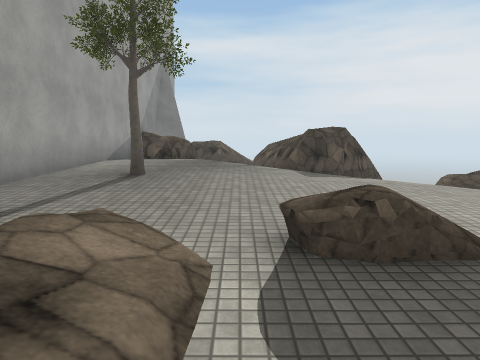
view 1 (above)

23 first-person views from a walk through a Unity game level. The camera is 1.5 m above the floor, tilts 6° down and sees 70° across. The floor is counted in squares, 2 m on a side. Each view is taken from the middle of a square. On the plan, view 1 faces up. The plan holds only what a view shows up to about 11 squares ahead; the rest is blank. The place goes on beyond the plan. The player is left out. Some animated figures are not drawn. Some surface patterns are stand-ins.

view 2
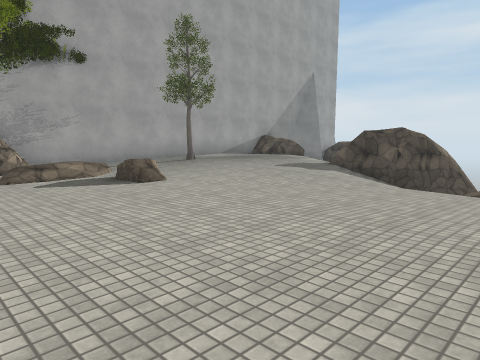

view 3
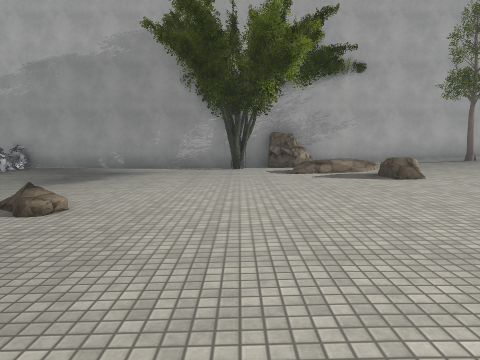

view 4
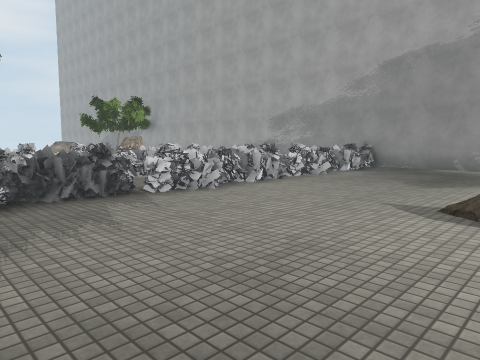

view 5
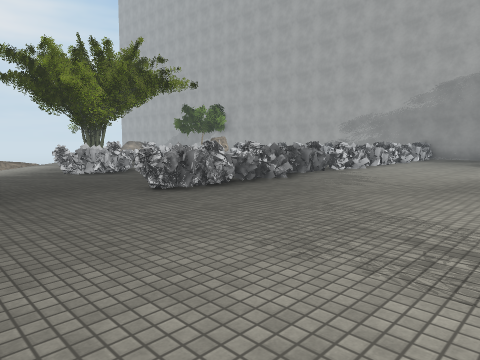

view 6
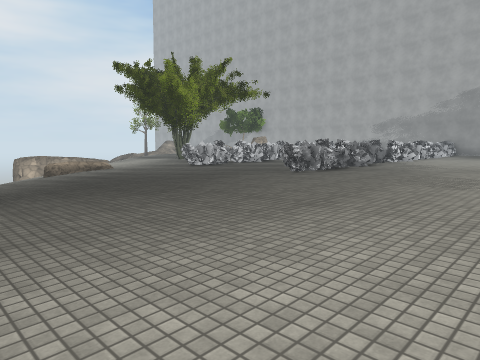

view 7
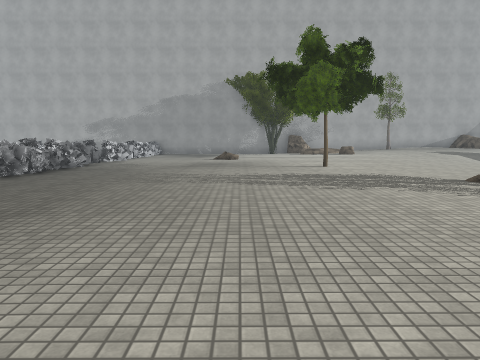

view 8
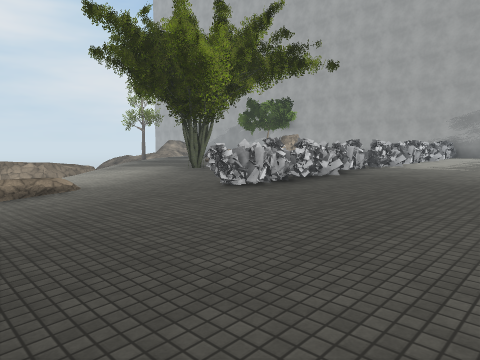

view 9
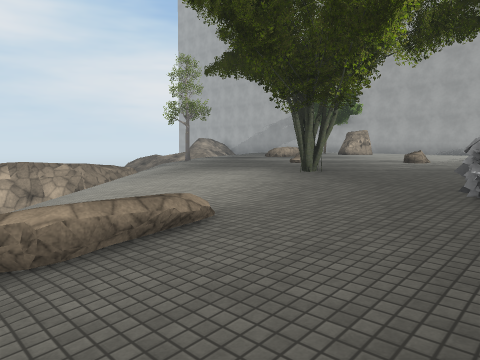

view 10
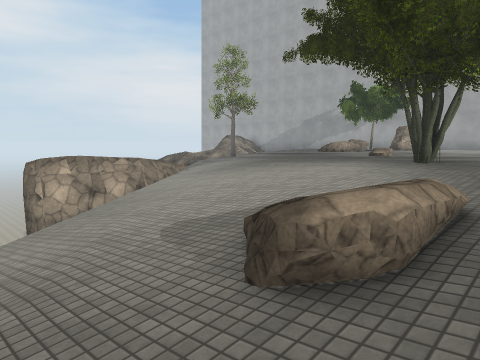

view 11
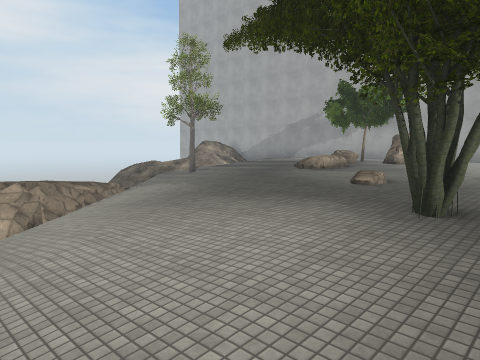

view 12
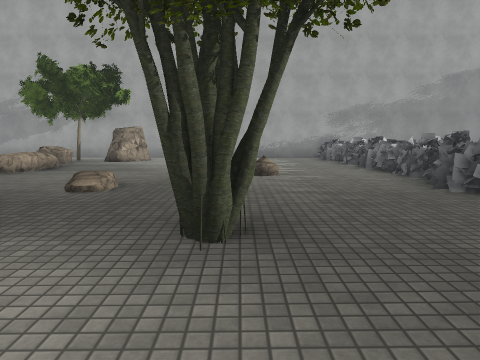

view 13
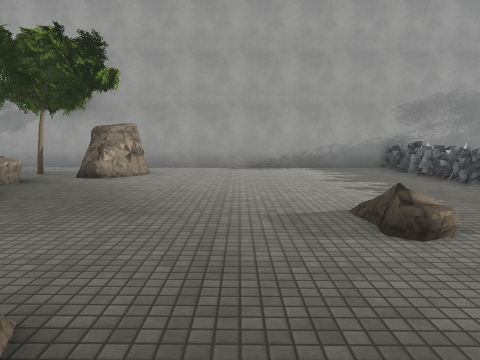

view 14
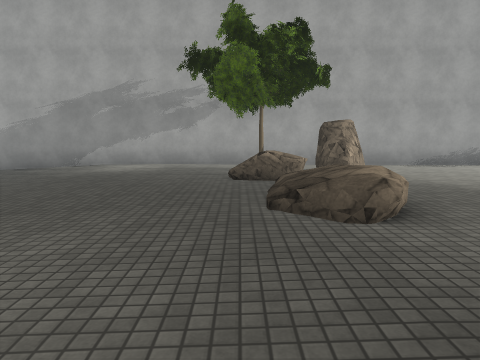

view 15
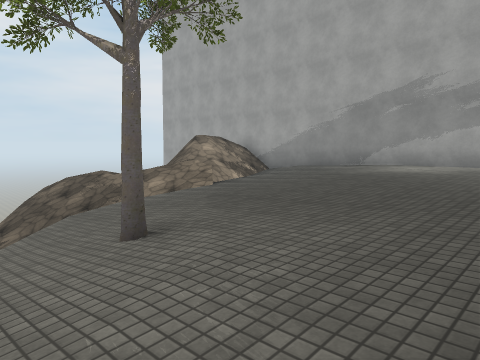

view 16
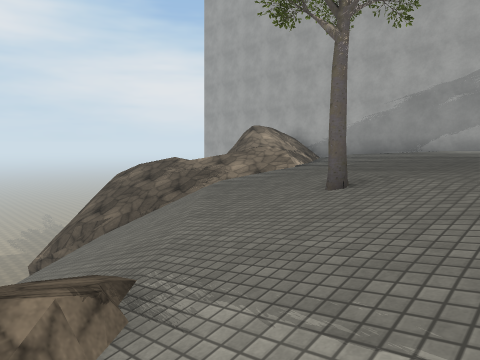

view 17
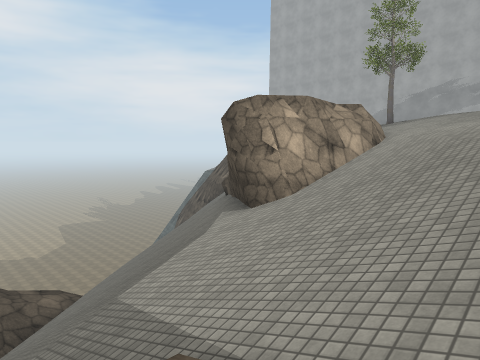

view 18
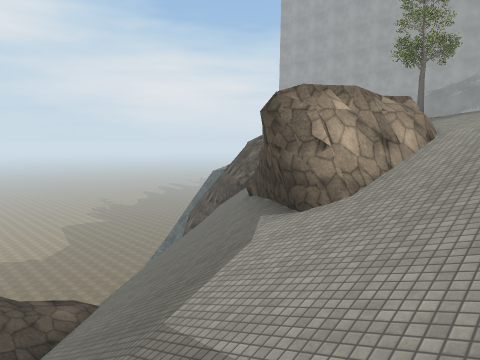

view 19
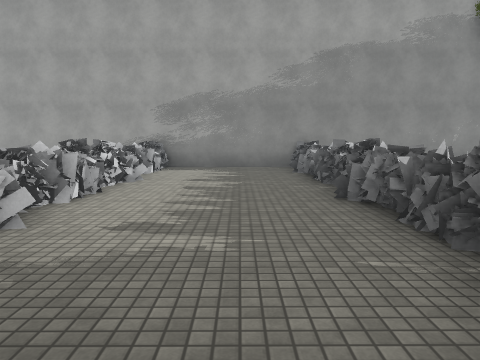

view 20
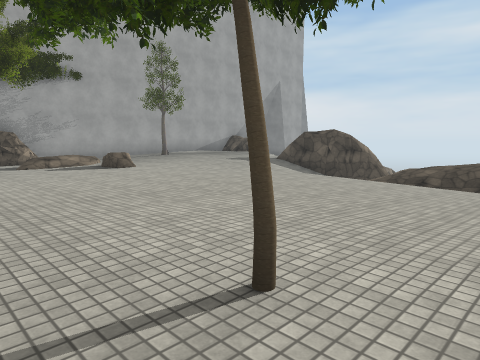

view 21
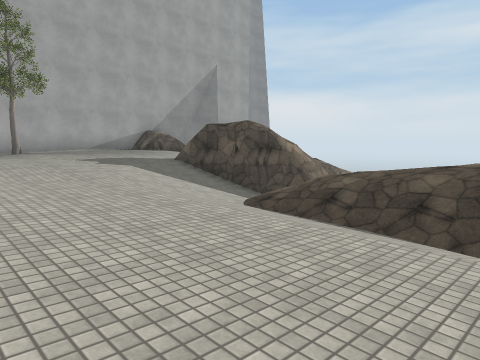

view 22
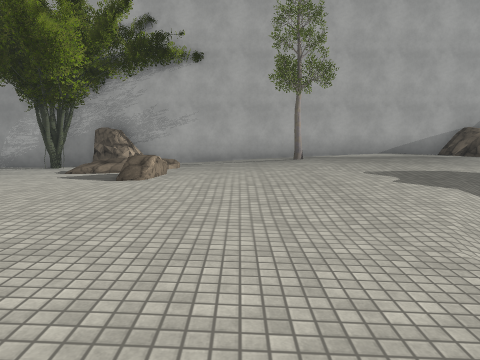

view 23
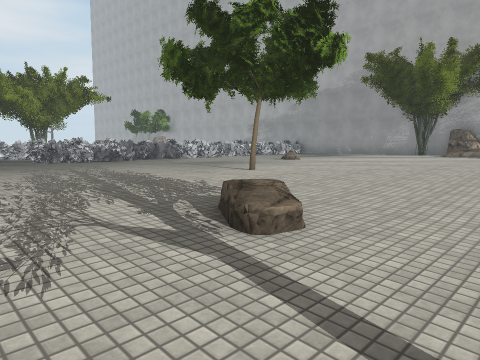

### Floor plan
Key: @ floor where view 1 was taken; # wall or solid block; . main floor; : floor 0.5 m higher than the main floor; - floor 0.5 m lower than the main floor; + floor 0.75 m higher than the main floor; _ floor 0.75 m lower than the main floor; / step, stairs or slope; = window, fence, low wall or low ledge; T tree; O other object.
Columns run from 4 left of view 1 to 18 right of it. Each row starts with its distance up from view 1.
 10  #// ###/ ///:
  9  #++//////////
  8  #++//////////
  7  #+++/////////
  6  #+++::////////
  5  #T::::/...---_
  4  #::::./....-------
  3  #...........------
  2  # /.O........--O--
  1  #  ..............-
  0  O..@..............
 -1  #...........#......-
 -2  #..................--
 -3  #..................---
 -4  #..................---
 -5  #.................----
 -6  #.................----
 -7  #................----
 -8 OOOOOOOOOOOOOOOO.-----
 -9  #.........O....-----_
-10  #.............-----_/
-11  #............------//
-12 O#OOOOOOOO.OOOO----_/
-13 O#.OO..OOOOOO-OO--__/
-14  #...........----__//
-15  #...........---_//O/
-16  #...........#--_////
-17  #...........--//////
-18  #...........--/////
-19  ..O........--//////
-20  #.OO.......-//////////
-21  #...O/ O...///////////
-22  #.#./.....///////////
-23  #........-////=#/////
-24  #......--//////##////
-25  #.....--T////   #////
-26  #...---/////   #/////
-27  #.//////////  ///////
-28  #///////////  #//////
-29  # ////// ///  /////
-30    //////       /=/

Positions as (right, up) in squares from view 1, and headings:
1: (0, 0), facing up
2: (7, -1), facing up-left
3: (8, -1), facing left
4: (8, -3), facing down-left
5: (14, -3), facing down-left
6: (18, -3), facing down-left
7: (18, -3), facing left
8: (15, -8), facing down-left
9: (15, -12), facing down-left
10: (16, -14), facing down-left
11: (13, -15), facing down-left
12: (11, -16), facing left
13: (7, -17), facing left
14: (7, -22), facing left
15: (7, -22), facing down-left
16: (9, -23), facing down-left
17: (18, -20), facing down-left
18: (18, -21), facing down-left
19: (7, -10), facing left
20: (10, -2), facing up-left
21: (10, 3), facing up-left
22: (7, 4), facing left
23: (14, 4), facing down-left
